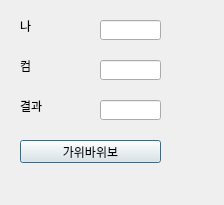
<?xml version="1.0" encoding="UTF-8"?>
<ui version="4.0">
 <class>Dialog</class>
 <widget class="QDialog" name="Dialog">
  <property name="geometry">
   <rect>
    <x>0</x>
    <y>0</y>
    <width>224</width>
    <height>205</height>
   </rect>
  </property>
  <property name="windowTitle">
   <string>Dialog</string>
  </property>
  <widget class="QLabel" name="lbl_mine">
   <property name="geometry">
    <rect>
     <x>20</x>
     <y>20</y>
     <width>56</width>
     <height>12</height>
    </rect>
   </property>
   <property name="text">
    <string>나</string>
   </property>
  </widget>
  <widget class="QLabel" name="lbl_com">
   <property name="geometry">
    <rect>
     <x>20</x>
     <y>60</y>
     <width>56</width>
     <height>12</height>
    </rect>
   </property>
   <property name="text">
    <string>컴</string>
   </property>
  </widget>
  <widget class="QLabel" name="lbl_result">
   <property name="geometry">
    <rect>
     <x>20</x>
     <y>100</y>
     <width>56</width>
     <height>12</height>
    </rect>
   </property>
   <property name="text">
    <string>결과</string>
   </property>
  </widget>
  <widget class="QLineEdit" name="le_mine">
   <property name="geometry">
    <rect>
     <x>100</x>
     <y>20</y>
     <width>61</width>
     <height>20</height>
    </rect>
   </property>
  </widget>
  <widget class="QLineEdit" name="le_com">
   <property name="geometry">
    <rect>
     <x>100</x>
     <y>60</y>
     <width>61</width>
     <height>20</height>
    </rect>
   </property>
  </widget>
  <widget class="QLineEdit" name="le_result">
   <property name="geometry">
    <rect>
     <x>100</x>
     <y>100</y>
     <width>61</width>
     <height>20</height>
    </rect>
   </property>
  </widget>
  <widget class="QPushButton" name="pb">
   <property name="geometry">
    <rect>
     <x>20</x>
     <y>140</y>
     <width>141</width>
     <height>23</height>
    </rect>
   </property>
   <property name="text">
    <string>가위바위보</string>
   </property>
  </widget>
 </widget>
 <resources/>
 <connections/>
</ui>
